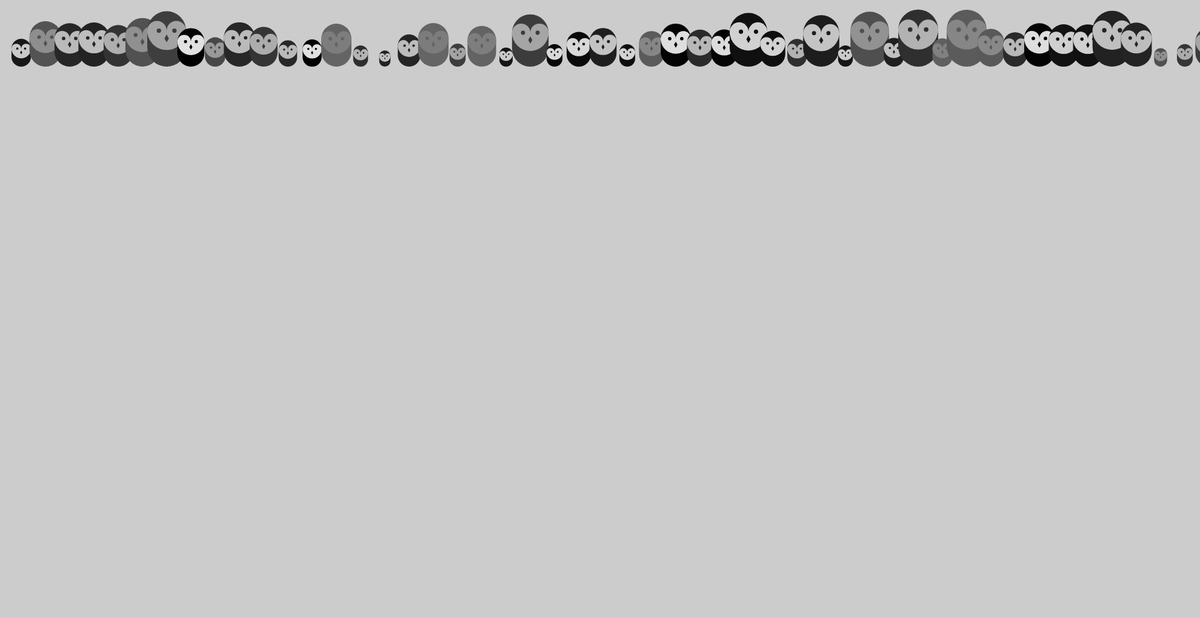
Frame 1 (no input)
Frame 60 (no input): identical to frame 1, image omitted
Frame 120 (the mouse pressed at the canvas centre since frame 60): identical to frame 1, image omitted

The p5.js sketch that drew this single still picture (run headless with seeded random() and noise() and a simulated clock; from frame 60 on, the mouse is pressed at the canvas centre):

// p5.js sketch
// ── sketch.js
//  Variables:



function setup() {
    createCanvas(1980, 1020);

}

function draw() {
    background(204);
    //  draws two owls based on the function created
    // owl(110, 110);
    // owl(180, 110);

    //  DRAWS MANY OWLS: using the for loop for this purpose
    // for (var x = 35; x < width + 70; x += 70) {
    //     owl(x, 110);
    // }

    //  DRAWS A WHOLE ANIMAL KINGDOM OF OWLS: using the random variable elements and sizes
    // randomseed: stops the random spazms
    randomSeed(0);
    for (var i = 35; i < width + 40; i += 40) {
        //  uses int to round to a whole number with decimal truncation 
        var gray = int(random(0, 102));
        var scalar = random(0.25, 1.0);
        owlVariants(i, 110, gray, scalar);
    }

}

//  Creates an Owl Generation Function:
function owl(x, y) {
    // 
    push();
    //  translates an origin position based on the incoming parameters:
    translate(x, y);
    stroke(0);
    strokeWeight(70);
    //  Body of the owl
    line(0, -35, 0, -65);
    noStroke();
    fill(255);
    ellipse(-17.5, -65, 35, 35); // left eye
    ellipse(17.5, -65, 35, 35);  // right eye
    arc(0, -65, 70, 70, 0, PI); // chin
    fill(0);
    ellipse(-14, -65, 8, 8); // left eye
    ellipse(14, -65, 8, 8); // right eye
    quad(0, -58, 4, -51, 0, -44, -4, -51);
    pop();
}

function owlVariants(x, y, g, s) {
    push();
    translate(x, y);
    scale(s); //set the scale
    stroke(g);  // set the gray scale
    strokeWeight(70);
    line(0, -35, 0, -65);
    noStroke();
    fill(225 - g);
    ellipse(-17.5, -65, 35, 35); // left eye
    ellipse(17.5, -65, 35, 35);  // right eye
    arc(0, -65, 70, 70, 0, PI); // chin
    fill(g);
    ellipse(-14, -65, 8, 8); // left eye
    ellipse(14, -65, 8, 8); // right eye
    quad(0, -58, 4, -51, 0, -44, -4, -51);
    pop();
}
